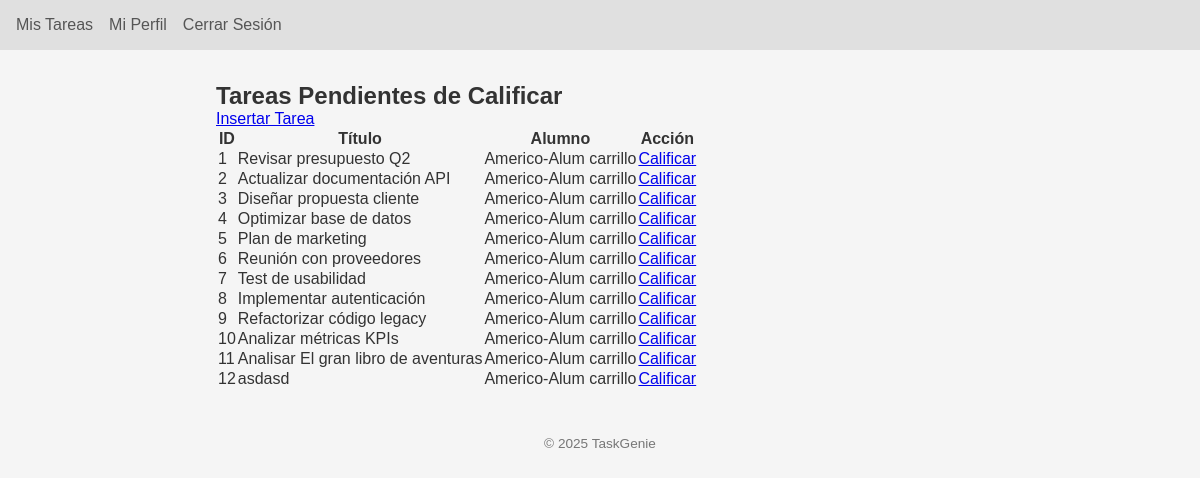
The page /profe/listado (signed in) on the database its author committed.
### app/models.py (models this page shows, shortened)
class TareaCalificada(db.Model):
    __tablename__ = "tb_tarea_calificada"
    cod_id_califica        = db.Column(db.Integer, primary_key=True, autoincrement=True)
    cod_id_tarea           = db.Column(db.Integer, db.ForeignKey("tareas.id"), nullable=False)
    fecha_calificado       = db.Column(db.Date, nullable=True)
    texto_calificado       = db.Column(db.Text, nullable=True)
    puntuacion_calificado  = db.Column(db.Integer, nullable=True)
    estatus_calificado     = db.Column(db.String(2), nullable=False, default="no")
    detalle_alumno         = db.Column(db.Text, nullable=True)
    fecha_detalle_alumno   = db.Column(db.Date, nullable=True)
    tarea = db.relationship(
        "Tarea",
        back_populates="calificaciones",
        foreign_keys=[cod_id_tarea]
    )

class Tarea(db.Model):
    __tablename__ = "tareas"
    id               = db.Column(db.Integer, primary_key=True)
    titulo           = db.Column(db.String(100), nullable=False)
    descripcion      = db.Column(db.Text, nullable=True)
    completada       = db.Column(db.Boolean, default=False)
    fecha_creacion   = db.Column(db.Date, default=date.today)
    fecha_entrega    = db.Column(db.Date, nullable=True)
    user_id          = db.Column(db.Integer, db.ForeignKey("usuarios.id"), nullable=False)
    importancia_id   = db.Column(db.String(2), db.ForeignKey("tb_importancia.cod_id"), nullable=True)
    estado_id        = db.Column(db.String(2), db.ForeignKey("tb_estado_tarea.cod_id"), nullable=True)
    asignado_a_id    = db.Column(db.Integer, db.ForeignKey("usuarios.id"), nullable=True)
    calificacion_id  = db.Column(db.Integer, db.ForeignKey("tb_tarea_calificada.cod_id_califica"), nullable=True)
    usuario        = db.relationship(
        "Usuario",
        foreign_keys=[user_id],
        back_populates="tareas_creadas"
    )
    asignado_a     = db.relationship(
        "Usuario",
        foreign_keys=[asignado_a_id],
        back_populates="tareas_recibidas"
    )
    importancia    = db.relationship(
        "Importancia",
        back_populates="tareas"
    )
    estado         = db.relationship(
        "EstadoTarea",
        back_populates="tareas"
    )
    calificaciones = db.relationship(
        "TareaCalificada",
        back_populates="tarea",
        cascade="all, delete-orphan",
        foreign_keys="[TareaCalificada.cod_id_tarea]"
    )

class Usuario(UserMixin, db.Model):
    __tablename__ = "usuarios"
    id               = db.Column(db.Integer, primary_key=True)
    nombre           = db.Column(db.String(50), nullable=False)
    apellido         = db.Column(db.String(50), nullable=False)
    email            = db.Column(db.String(120), unique=True, nullable=False)
    clave_hash       = db.Column(db.String(128), nullable=False)
    fecha_nacimiento = db.Column(db.Date, nullable=False)
    rol              = db.Column(db.Enum(RolEnum), default=RolEnum.USER, nullable=False)
    is_blocked       = db.Column(db.Boolean, default=False)
    tareas_creadas   = db.relationship(
        "Tarea",
        foreign_keys="Tarea.user_id",
        back_populates="usuario",
        cascade="all, delete-orphan"
    )
    tareas_recibidas = db.relationship(
        "Tarea",
        foreign_keys="Tarea.asignado_a_id",
        back_populates="asignado_a"
    )

### app/blueprints/profe/routes.py (the view)
@profe_bp.route("/listado")
@solo_profe
def listado():
    pendientes = TareaCalificada.query.filter_by(estatus_calificado="no").all()
    return render_template("listado.html", pendientes=pendientes)

### app/blueprints/profe/routes.py (called while the page is built)
def solo_profe(fn):
    @wraps(fn)
    def wrapper(*args, **kwargs):
        if current_user.rol != RolEnum.PROFESOR:
            abort(403, description="Acceso sólo para PROFESORES")
        return fn(*args, **kwargs)
    return login_required(wrapper)

### app/extensions.py (called while the page is built)
@login_manager.user_loader
def load_user(user_id: str):
    from app.models import Usuario
    return db.session.get(Usuario, int(user_id))

### app/blueprints/profe/templates/profe/listado.html
{% extends 'base.html' %} {% block title %}Tareas por Calificar{% endblock %} {%
block content %}
<h2>Tareas Pendientes de Calificar</h2>
<p><a href="{{ url_for('profe.nueva') }}">Insertar Tarea</a></p>
{% if pendientes %}
<table>
  <thead>
    <tr>
      <th>ID</th>
      <th>Título</th>
      <th>Alumno</th>
      <th>Acción</th>
    </tr>
  </thead>
  <tbody>
    {% for cal in pendientes %}
    <tr>
      <td>{{ cal.cod_id_tarea }}</td>
      <td>{{ cal.tarea.titulo }}</td>
      <td>
        {{ cal.tarea.asignado_a.nombre }} {{ cal.tarea.asignado_a.apellido }}
      </td>
      <td>
        <a href="{{ url_for('profe.calificar', tarea_id=cal.cod_id_tarea) }}">
          Calificar
        </a>
      </td>
    </tr>
    {% endfor %}
  </tbody>
</table>
{% else %}
<p>No hay tareas pendientes.</p>
{% endif %} {% endblock %}

### app/static/css/style.css (style rules this page uses)
:root { --bg: #f5f5f5; --nav-bg: #e0e0e0; --text: #333; --link: #555; --link-hover: #000; --flash-info: #d9edf7; --flash-success: #dff0d8; --flash-danger: #f2dede; --flash-warning: #fcf8e3; }
* { margin: 0; padding: 0; box-sizing: border-box; font-family: Arial, sans-serif; }
body { background: var(--bg); color: var(--text); }

### rows shown on the page
TareaCalificada: cod_id_tarea "1", tarea.titulo "Revisar presupuesto Q2", tarea.asignado_a.nombre "Americo-Alum", tarea.asignado_a.apellido "carrillo"
TareaCalificada: cod_id_tarea "2", tarea.titulo "Actualizar documentación API", tarea.asignado_a.nombre "Americo-Alum", tarea.asignado_a.apellido "carrillo"
TareaCalificada: cod_id_tarea "3", tarea.titulo "Diseñar propuesta cliente", tarea.asignado_a.nombre "Americo-Alum", tarea.asignado_a.apellido "carrillo"
TareaCalificada: cod_id_tarea "4", tarea.titulo "Optimizar base de datos", tarea.asignado_a.nombre "Americo-Alum", tarea.asignado_a.apellido "carrillo"
TareaCalificada: cod_id_tarea "5", tarea.titulo "Plan de marketing", tarea.asignado_a.nombre "Americo-Alum", tarea.asignado_a.apellido "carrillo"
TareaCalificada: cod_id_tarea "6", tarea.titulo "Reunión con proveedores", tarea.asignado_a.nombre "Americo-Alum", tarea.asignado_a.apellido "carrillo"
TareaCalificada: cod_id_tarea "7", tarea.titulo "Test de usabilidad", tarea.asignado_a.nombre "Americo-Alum", tarea.asignado_a.apellido "carrillo"
TareaCalificada: cod_id_tarea "8", tarea.titulo "Implementar autenticación", tarea.asignado_a.nombre "Americo-Alum", tarea.asignado_a.apellido "carrillo"
TareaCalificada: cod_id_tarea "9", tarea.titulo "Refactorizar código legacy", tarea.asignado_a.nombre "Americo-Alum", tarea.asignado_a.apellido "carrillo"
TareaCalificada: cod_id_tarea "10", tarea.titulo "Analizar métricas KPIs", tarea.asignado_a.nombre "Americo-Alum", tarea.asignado_a.apellido "carrillo"
TareaCalificada: cod_id_tarea "11", tarea.titulo "Analisar El gran libro de aventuras", tarea.asignado_a.nombre "Americo-Alum", tarea.asignado_a.apellido "carrillo"
TareaCalificada: cod_id_tarea "12", tarea.titulo "asdasd", tarea.asignado_a.nombre "Americo-Alum", tarea.asignado_a.apellido "carrillo"
